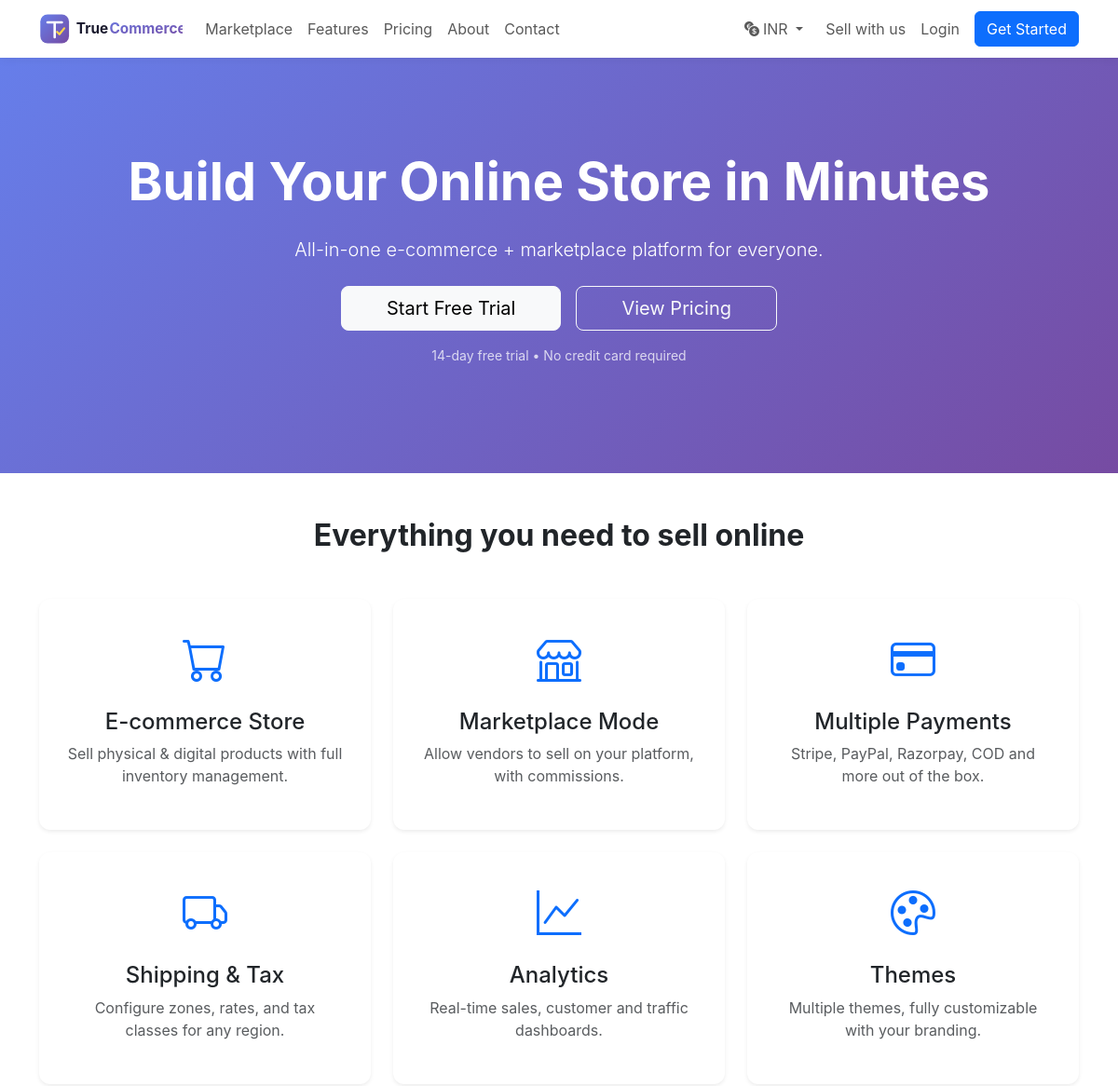
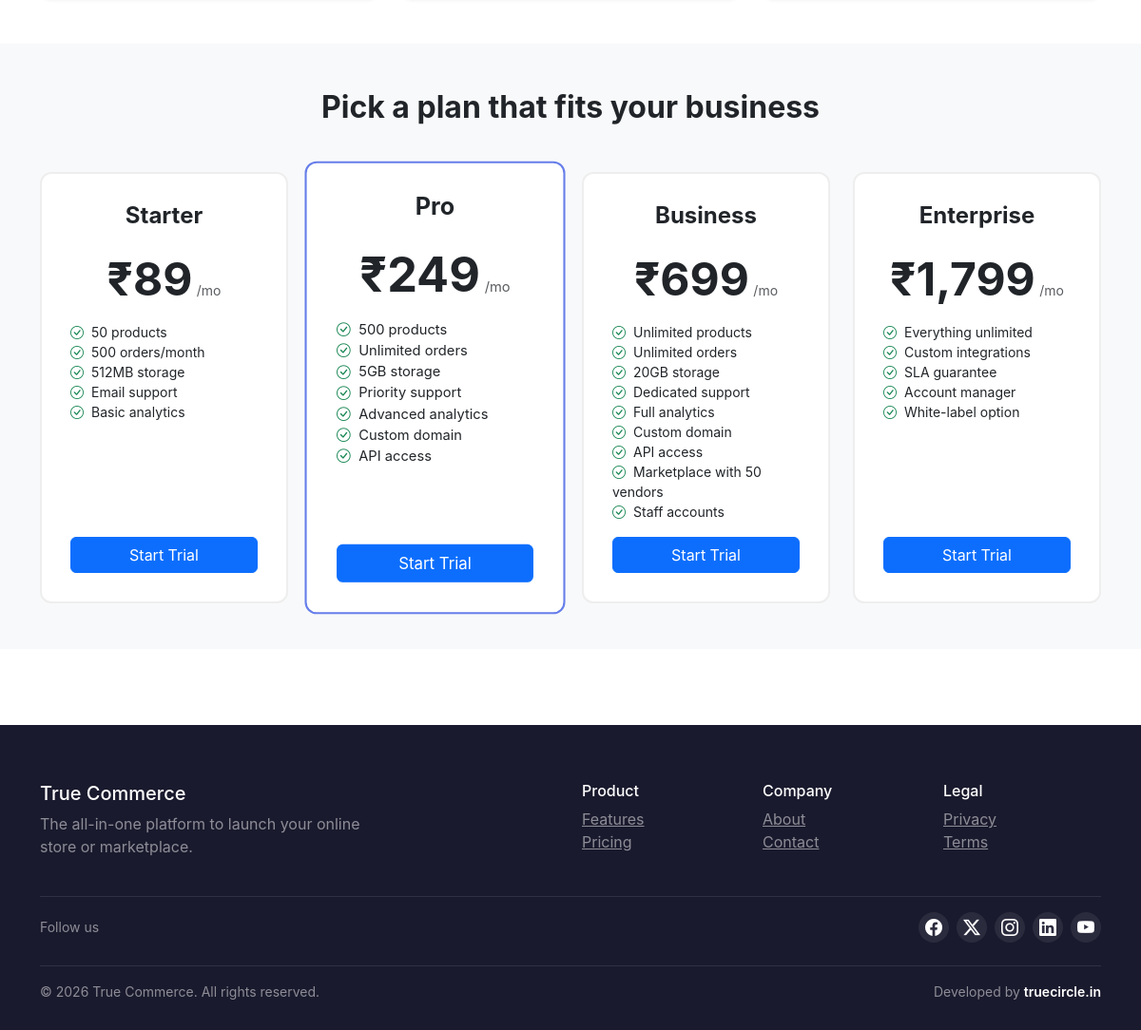
The page / on the database its author committed (2 pictures, top to bottom).
### tables this page shows
CREATE TABLE `plans` (
  `id` INT UNSIGNED NOT NULL AUTO_INCREMENT,
  `name` VARCHAR(100) NOT NULL,
  `slug` VARCHAR(100) NOT NULL,
  `description` TEXT DEFAULT NULL,
  `price_monthly` DECIMAL(10,2) NOT NULL DEFAULT 0.00,
  `price_yearly` DECIMAL(10,2) NOT NULL DEFAULT 0.00,
  `currency` VARCHAR(3) NOT NULL DEFAULT 'INR',
  `trial_days` INT NOT NULL DEFAULT 0,
  `products_limit` INT DEFAULT NULL COMMENT 'NULL = unlimited',
  `vendors_limit` INT DEFAULT NULL,
  `storage_limit_mb` INT DEFAULT NULL,
  `orders_limit` INT DEFAULT NULL,
  `staff_limit` INT DEFAULT NULL,
  `custom_domain` TINYINT(1) NOT NULL DEFAULT 0,
  `analytics` TINYINT(1) NOT NULL DEFAULT 0,
  `api_access` TINYINT(1) NOT NULL DEFAULT 0,
  `marketplace_enabled` TINYINT(1) NOT NULL DEFAULT 0,
  `priority_support` TINYINT(1) NOT NULL DEFAULT 0,
  `stripe_price_id_monthly` VARCHAR(100) DEFAULT NULL,
  `stripe_price_id_yearly` VARCHAR(100) DEFAULT NULL,
  `razorpay_plan_id_monthly` VARCHAR(100) DEFAULT NULL,
  `razorpay_plan_id_yearly` VARCHAR(100) DEFAULT NULL,
  `is_active` TINYINT(1) NOT NULL DEFAULT 1,
  `sort_order` INT NOT NULL DEFAULT 0,
  `features` JSON DEFAULT NULL,
  `created_at` TIMESTAMP NOT NULL DEFAULT CURRENT_TIMESTAMP,
  `updated_at` TIMESTAMP NOT NULL DEFAULT CURRENT_TIMESTAMP ON UPDATE CURRENT_TIMESTAMP,
  PRIMARY KEY (`id`),
  UNIQUE KEY `plans_slug_unique` (`slug`)
);

### app/Controllers/HomeController.php (called while the page is built, shortened)
<?php
class HomeController extends Controller {
    public function index(): void {
        $plans  = Database::fetchAll("SELECT * FROM plans WHERE is_active = 1 AND slug <> 'custom' ORDER BY sort_order");
        $this->view('home.index', compact('plans', 'stores', 'seo'), 'public');
    }
}

### public/index.php (called while the page is built, shortened)
<?php
$router = require_once dirname(__DIR__) . '/core/bootstrap.php';
$router->dispatch($_SERVER['REQUEST_METHOD'] ?? 'GET', $uri);

### core/helpers.php (called while the page is built, shortened)
<?php
function env(string $key, mixed $default = null): mixed {
    static $env = null;
    if ($env === null) {
        $env = [];
    }
    $value = $env[$key] ?? getenv($key);
    if ($value === false) return $default;
    if (strtolower($value) === 'null')  return null;
    if (strtolower($value) === 'true')  return true;
    if (strtolower($value) === 'false') return false;
    return $value;
}
function config(string $key, mixed $default = null): mixed {
    static $configs = [];
    $parts = explode('.', $key);
    $file  = $parts[0];
    if (!isset($configs[$file])) {
        $path = CONFIG_PATH . "/$file.php";
        $configs[$file] = file_exists($path) ? require $path : [];
        $mainPath = CONFIG_PATH . '/config.php';
        if ($file !== 'config' && file_exists($mainPath)) {
            $main = require $mainPath;
            if (isset($main[$file])) {
                $configs[$file] = array_merge($configs[$file], $main[$file]);
            }
        }
    }
    $data = $configs[$file];
    foreach (array_slice($parts, 1) as $part) {
        $data = $data[$part];
    }
    return $data ?? $default;
}
function e(mixed $value): string {
    return htmlspecialchars((string)$value, ENT_QUOTES | ENT_SUBSTITUTE, 'UTF-8');
}

### core/Database.php (called while the page is built, shortened)
<?php
class Database {
    private static ?PDO $instance = null;
    public static function getInstance(): PDO {
        if (self::$instance === null) {
            $cfg = require CONFIG_PATH . '/database.php';
            $dbPart = !empty($cfg['database']) ? "dbname={$cfg['database']};" : '';
            $dsn = "mysql:host={$cfg['host']};port={$cfg['port']};{$dbPart}charset={$cfg['charset']}";
            try {
                self::$instance = new PDO($dsn, $cfg['username'], $cfg['password'], [
                    PDO::ATTR_ERRMODE            => PDO::ERRMODE_EXCEPTION,
                    PDO::ATTR_DEFAULT_FETCH_MODE => PDO::FETCH_ASSOC,
                    PDO::ATTR_EMULATE_PREPARES   => false,
                    PDO::MYSQL_ATTR_INIT_COMMAND => "SET NAMES utf8mb4 COLLATE utf8mb4_unicode_ci",
                ]);
            } catch (PDOException $e) {
                error_log("DB Connection failed: " . $e->getMessage());
                throw new RuntimeException('Database connection failed: ' . $e->getMessage(), 0, $e);
            }
        }
        return self::$instance;
    }
    public static function query(string $sql, array $params = []): PDOStatement {
        $pdo  = self::getInstance();
        $stmt = $pdo->prepare($sql);
        $start = microtime(true);
        $stmt->execute($params);
        return $stmt;
    }
    public static function fetchAll(string $sql, array $params = []): array {
        return self::query($sql, $params)->fetchAll();
    }
}

### config/pricing.php (called while the page is built)
<?php
return [
    'currencies' => [
        'INR' => ['label' => 'INR (₹)',   'symbol' => '₹'],
        'USD' => ['label' => 'USD ($)',   'symbol' => '$'],
        'EUR' => ['label' => 'EUR (€)',   'symbol' => '€'],
        'AED' => ['label' => 'AED (د.إ)', 'symbol' => 'د.إ '],
    ],
    'default_currency' => 'INR',
    'plans' => [
        'starter'    => [
            'monthly' => ['INR' => 89,    'USD' => 20,   'EUR' => 18,   'AED' => 25],
            'yearly'  => ['INR' => 890,   'USD' => 200,  'EUR' => 180,  'AED' => 250],
        ],
        'pro'        => [
            'monthly' => ['INR' => 249,   'USD' => 59,   'EUR' => 49,   'AED' => 75],
            'yearly'  => ['INR' => 2490,  'USD' => 590,  'EUR' => 490,  'AED' => 750],
        ],
        'business'   => [
            'monthly' => ['INR' => 699,   'USD' => 159,  'EUR' => 139,  'AED' => 199],
            'yearly'  => ['INR' => 6990,  'USD' => 1590, 'EUR' => 1390, 'AED' => 1990],
        ],
        'enterprise' => [
            'monthly' => ['INR' => 1799,  'USD' => 399,  'EUR' => 359,  'AED' => 499],
            'yearly'  => ['INR' => 17990, 'USD' => 3990, 'EUR' => 3590, 'AED' => 4990],
        ],
    ],
];

### config/config.php (called while the page is built)
<?php
return [
    'app' => [
        'name'       => env('APP_NAME', 'True Commerce'),
        'url'        => env('APP_URL', 'http://localhost/mahfuz/crm/public'),
        'env'        => env('APP_ENV', 'local'),
        'debug'      => (bool)env('APP_DEBUG', true),
        'key'        => env('APP_KEY', 'base64:changethis32characterkeyimmediately!!'),
        'jwt_secret' => env('JWT_SECRET', 'change_this_jwt_secret_in_production'),
        'timezone'   => env('APP_TIMEZONE', 'UTC'),
        'locale'     => env('APP_LOCALE', 'en'),
        'currency'   => env('APP_CURRENCY', 'USD'),
        'version'    => '1.0.0',
    ],
    'session' => [
        'name'     => 'saas_session',
        'lifetime' => 7200,
        'secure'   => false,
        'domain'   => '',
    ],
    'cache' => [
        'driver' => env('CACHE_DRIVER', 'file'),
        'path'   => STORAGE_PATH . '/cache',
        'redis'  => [
            'host'     => env('REDIS_HOST', '127.0.0.1'),
            'port'     => (int)env('REDIS_PORT', 6379),
            'password' => env('REDIS_PASSWORD', null),
            'database' => (int)env('REDIS_DB', 0),
        ],
    ],
    'queue' => [
        'driver'     => env('QUEUE_DRIVER', 'database'),
        'connection' => 'default',
    ],
    'storage' => [
        'max_upload_size' => 10240,
        'allowed_images'  => ['jpg','jpeg','png','gif','webp'],
        'allowed_docs'    => ['pdf','doc','docx'],
    ],
    'pagination' => [
        'per_page' => 20,
    ],
    'features' => [
        'registration'   => true,
        'social_login'   => true,
        'two_factor'     => true,
        'api'            => true,
        'marketplace'    => true,
    ],
    'platforms' => [
        'google_client_id'     => env('GOOGLE_CLIENT_ID', ''),
        'google_client_secret' => env('GOOGLE_CLIENT_SECRET', ''),
        'facebook_app_id'      => env('FACEBOOK_APP_ID', ''),
        'facebook_app_secret'  => env('FACEBOOK_APP_SECRET', ''),
    ],
];

### app/Views/home/index.php (the view)
<section class="hero">
    <div class="container text-center">
        <h1 class="display-4 fw-bold">Build Your Online Store in Minutes</h1>
        <p class="lead my-4">All-in-one e-commerce + marketplace platform for everyone.</p>
        <div class="d-flex gap-3 justify-content-center">
            <a href="/register" class="btn btn-light btn-lg px-5">Start Free Trial</a>
            <a href="/pricing" class="btn btn-outline-light btn-lg px-5">View Pricing</a>
        </div>
        <p class="mt-3 small opacity-75">14-day free trial • No credit card required</p>
    </div>
</section>
<section class="py-5">
    <div class="container">
        <h2 class="text-center mb-5 fw-bold">Everything you need to sell online</h2>
        <div class="row g-4">
            <?php foreach ([
                ['bi-cart','E-commerce Store','Sell physical & digital products with full inventory management.'],
                ['bi-shop','Marketplace Mode','Allow vendors to sell on your platform, with commissions.'],
                ['bi-credit-card','Multiple Payments','Stripe, PayPal, Razorpay, COD and more out of the box.'],
                ['bi-truck','Shipping & Tax','Configure zones, rates, and tax classes for any region.'],
                ['bi-graph-up','Analytics','Real-time sales, customer and traffic dashboards.'],
                ['bi-palette','Themes','Multiple themes, fully customizable with your branding.'],
            ] as $f): ?>
                <div class="col-md-4">
                    <div class="feature-card text-center bg-white shadow-sm">
                        <i class="bi <?= $f[0] ?> text-primary" style="font-size:48px;"></i>
                        <h4 class="mt-3"><?= e($f[1]) ?></h4>
                        <p class="text-muted"><?= e($f[2]) ?></p>
                    </div>
                </div>
            <?php endforeach; ?>
        </div>
    </div>
</section>
<?php $pricingCfg = config('pricing.plans', []); $defaultCcy = config('pricing.default_currency', 'INR'); $currencies = config('pricing.currencies', []); ?>
<section class="py-5 bg-light">
    <div class="container">
        <h2 class="text-center mb-5 fw-bold">Pick a plan that fits your business</h2>
        <div class="row g-4 justify-content-center">
            <?php foreach ($plans as $plan): ?>
                <div class="col-md-3 d-flex">
                    <div class="pricing-card bg-white text-center w-100 <?= $plan['slug'] === 'pro' ? 'featured' : '' ?>">
                        <h4 class="fw-bold"><?= e($plan['name']) ?></h4>
                        <div class="my-3">
                            <?php $initial = $pricingCfg[$plan['slug']]['monthly'][$defaultCcy] ?? null; ?>
                            <span class="display-5 fw-bold" data-plan-slug="<?= e($plan['slug']) ?>" data-period="monthly"><?= $initial !== null ? e(($currencies[$defaultCcy]['symbol'] ?? '') . number_format($initial)) : '' ?></span>
                            <small class="text-muted">/mo</small>
                        </div>
                        <ul class="list-unstyled text-start small features-list">
                            <?php foreach ((json_decode($plan['features'] ?? '[]', true) ?: []) as $feat): ?>
                                <li><i class="bi bi-check-circle text-success me-2"></i><?= e($feat) ?></li>
                            <?php endforeach; ?>
                        </ul>
                        <a href="/register" class="btn btn-primary w-100 pricing-cta">Start Trial</a>
                    </div>
                </div>
            <?php endforeach; ?>
        </div>
    </div>
</section>

### core/Router.php (shortened to what this page needs)
<?php
class Router {
    private array $routes = [];
    private string $prefix = '';
    private array $groupMiddleware = [];
    public function group(array $options, callable $callback): void {
        $prevPrefix     = $this->prefix;
        $prevMiddleware = $this->groupMiddleware;
        $this->prefix           .= $options['prefix'] ?? '';
        $this->groupMiddleware   = array_merge($this->groupMiddleware, $options['middleware'] ?? []);
        $this->prefix          = $prevPrefix;
        $this->groupMiddleware = $prevMiddleware;
    }
    private function addRoute(string $method, string $path, $handler, string $name): self {
        $fullPath = rtrim($this->prefix . $path, '/') ?: '/';
        $pattern  = $this->compilePattern($fullPath);
        $route = [
            'method'     => $method,
            'path'       => $fullPath,
            'pattern'    => $pattern,
            'handler'    => $handler,
            'middleware' => $this->groupMiddleware,
            'name'       => $name,
        ];
        $this->routes[] = $route;
        return $this;
    }
    private function compilePattern(string $path): string {
        $pattern = preg_replace('/\{([a-zA-Z_][a-zA-Z0-9_]*)\}/', '([^/]+)', $path);
        $pattern = preg_replace('/\{([a-zA-Z_][a-zA-Z0-9_]*)\?\}/', '?([^/]*)?', $pattern);
        return '#^' . $pattern . '$#';
    }
    public function dispatch(string $method, string $uri): void {
        $uri = strtok($uri, '?');
        $uri = rtrim($uri, '/') ?: '/';
        foreach ($this->routes as $route) {
            if (preg_match($route['pattern'], $uri, $matches)) {
                array_shift($matches);
                $params = array_values(array_filter($matches, fn($v) => $v !== ''));
                $this->runMiddleware($route['middleware'], function() use ($route, $params) {
                    $this->callHandler($route['handler'], $params);
                });
                return;
            }
        }
    }
    private function runMiddleware(array $middleware, callable $final): void {
        $next  = $final;
        $next();
    }
    private function callHandler($handler, array $params): void {
        if (is_string($handler)) {
            [$class, $method] = explode('@', $handler);
            $controller = new $class();
            call_user_func_array([$controller, $method], $params);
            return;
        }
        throw new RuntimeException("Invalid route handler");
    }
}

### rows shown on the page
plans: name "Starter", slug "₹89", features "50 products", features "500 orders/month", features "512MB storage", features "Email support", features "Basic analytics"
plans: name "Pro", slug "₹249", features "500 products", features "Unlimited orders", features "5GB storage", features "Priority support", features "Advanced analytics", features "Custom domain", features "API access"
plans: name "Business", slug "₹699", features "Unlimited products", features "Unlimited orders", features "20GB storage", features "Dedicated support", features "Full analytics", features "Custom domain", features "API access", features "Marketplace with 50 vendors", features "Staff accounts"
plans: name "Enterprise", slug "₹1,799", features "Everything unlimited", features "Custom integrations", features "SLA guarantee", features "Account manager", features "White-label option"

### other values the page prints
$f[1] "E-commerce Store"
$f[2] "Sell physical & digital products with full inventory management."
$f[1] "Marketplace Mode"
$f[2] "Allow vendors to sell on your platform, with commissions."
$f[1] "Multiple Payments"
$f[2] "Stripe, PayPal, Razorpay, COD and more out of the box."
$f[1] "Shipping & Tax"
$f[2] "Configure zones, rates, and tax classes for any region."
$f[1] "Analytics"
$f[2] "Real-time sales, customer and traffic dashboards."
$f[1] "Themes"
$f[2] "Multiple themes, fully customizable with your branding."
